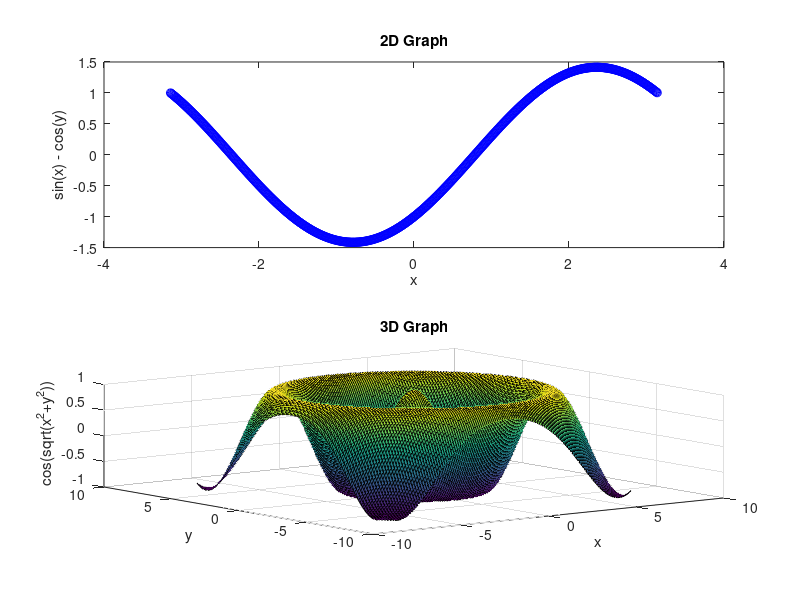

This figure's MATLAB source:
% REVISION LAB - TASK 8

% GRAPH 1: 2D SUBPLOT
%   - Define x1 and y1 coordinates from -pi to pi, with a resolution of 0.01
%   - Calculate the z1 value as sin(x) - cos(y)
%   - Plot a 2D graph of x and z1 using plot
%   - Format your plot: marker ‘o’, color ‘b’ & line style ‘-‘
% GRAPH 2: 3D SUBPLOT
%   - Define x2 and y2 coordinates from -7 to 7, with a resolution of 0.1
%   - Calculate the meshgrid for x2 and y2
%   - Calculate the z2 value as cos(sqrt(x^2 + y^2))
%   - Plot a 3D graph of x2, y2 and z2 using surf

% -------------------------------------------------------------------------

% 2D PLOT ----

% Define the values for x1 & y1
x1 = -pi:0.01:pi;
y1 = -pi:0.01:pi;

% Calculate the z1 value
z1 = sin(x1) - cos(y1);

% 3D PLOT ----

% Define the values for x2 & y2
x2 = -7:0.1:7;
y2 = -7:0.1:7;

% Calculate meshgrid on the x2 & y2 values to plot in 3D
[X2,Y2] = meshgrid(x2,y2);

% Calculate z2 from the new x2 & y2 values
Z2 = cos(sqrt(X2.^2 + Y2.^2));

% PLOTTING ----

% 2D Plot
subplot(2,1,1);
plot(x1,z1, 'ob-');
title('2D Graph');
xlabel('x');
ylabel('sin(x) - cos(y)');

% 3D Plot
subplot(2,1,2);
surf(X2,Y2,Z2);
title('3D Graph');
xlabel('x');
ylabel('y');
zlabel('cos(sqrt(x^2+y^2))');


